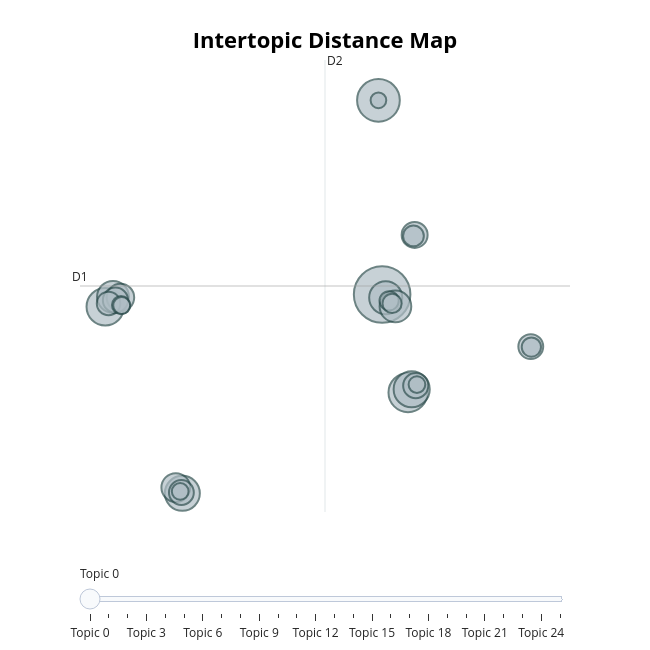

Notebook code for this chart:
### Code cell
# Retrieve summary information of all topics
# (including topic id and document counts)
# 4. save results
df["bertopic_topic"] = topics
df["bertopic_prob"] = [p.max() if p is not None and len(p) > 0 else np.nan for p in probs]

# 5.topic info
topic_info = topic_model.get_topic_info()
# print(topic_info.head(15))
for topic_id in topic_info["Topic"].head(10):
    print(f"\n===== Topic {topic_id} =====")
    print(topic_model.get_topic(topic_id))
    
# 5b. visualize topics
# Each circle represents a topic:
# - circle size: number of documents in the topic (importance)
# - distance between circles: semantic difference between topics
fig_topics = topic_model.visualize_topics()
fig_topics.show()
# The extracted topics show clear semantic structure, for example:
# - Topic 0: Reinforcement Learning
# - Topic 1: Graph Neural Networks
# - Topic 5: Deep Neural Networks
# - Topic 6: Multi-armed Bandits
# - Topic 7: Generative Models (GANs)
# - Topic 8: Federated Learning
#
# These topics align well with major research directions in modern machine learning,
# indicating that BERTopic effectively captures semantic topics.

# Topic -1 represents outliers (documents not assigned to any clear topic).
# Its keywords are usually generic (data, model, method),
# indicating a lack of specific thematic focus.


# Compared to LDA, BERTopic produces more specific and semantically coherent topics,
# as it is based on embeddings rather than word frequency.

### Figure 1 — Plotly figure (JSON) as saved in the notebook; plotly's stock layout.template omitted (floating-point values rounded to 4 significant figures)
{"data": [{"customdata": [[0, "policy | reinforcement | reinforcement learning | rl | learning", 689], [1, "graph | node | graphs | gnns | nodes", 393], [2, "clustering | matrix | kernel | data | algorithm", 328], [3, "patients | data | disease | clinical | patient", 302], [4, "ensemble | svm | class | classification | classifier", 281], [5, "networks | neural | neural networks | deep | network", 264], [6, "regret | bandit | arms | arm | reward", 236], [7, "generative | gan | gans | data | latent", 219], [8, "federated | privacy | federated learning | fl | clients", 216], [9, "nas | search | architecture | neural | hardware", 178], [10, "adversarial | attacks | robustness | adversarial examples | examples", 163], [11, "detection | anomaly | anomaly detection | data | anomalies", 145], [12, "label | labels | multi label | multi | learning", 136], [13, "domain | target | source | adaptation | domain adaptation", 136], [14, "traffic | spatial | temporal | prediction | data", 133], [15, "equations | neural | physics | differential | model", 133], [16, "explanations | model | counterfactual | models | machine learning", 119], [17, "time series | series | time | series classification | classification", 93], [18, "regret | online | algorithm | bounds | algorithms", 80], [19, "energy | forecasting | load | lstm | weather", 80], [20, "stochastic | convergence | optimization | convex | gradient", 79], [21, "meta | meta learning | shot | tasks | learning", 71], [22, "continual | continual learning | forgetting | tasks | learning", 62], [23, "recurrent | rnn | recurrent neural | long | networks", 60], [24, "active | active learning | learning | al | data", 60], [25, "molecular | drug | molecules | chemical | property", 53]], "hovertemplate": "<b>Topic %{customdata[0]}</b><br>%{customdata[1]}<br>Size: %{customdata[2]}", "legendgroup": "", "marker": {"color": "#B0BEC5", "size": [689, 393, 328, 302, 281, 264, 236, 219, 216, 178, 163, 145, 136, 136, 133, 133, 119, 93, 80, 80, 79, 71, 62, 60, 60, 53], "sizemode": "area", "sizeref": 0.4306, "symbol": "circle", "line": {"color": "DarkSlateGrey", "width": 2}}, "mode": "markers", "name": "", "orientation": "v", "showlegend": false, "x": [7.56, 7.303, 9.364, -11.75, 9.622, -6.373, 7.811, -11.21, 8.488, -6.829, -10.69, 9.827, 9.903, -11.04, 17.93, -6.439, -11.52, 9.745, 8.048, 17.97, 8.255, -10.65, -10.6, -6.522, 9.988, 7.303], "xaxis": "x", "y": [5.842, 21.07, -1.848, 4.885, -1.589, -9.746, 5.589, 5.658, 4.909, -9.289, 5.611, 10.51, -1.303, 5.4, 1.758, -9.68, 5.14, 10.43, 5.351, 1.719, 5.142, 5.012, 4.977, -9.596, -1.218, 21.07], "yaxis": "y", "type": "scatter"}], "layout": {"xaxis": {"anchor": "y", "domain": [0.0, 1.0], "title": {"text": ""}, "visible": false, "range": [-13.51, 20.66]}, "yaxis": {"anchor": "x", "domain": [0.0, 1.0], "title": {"text": ""}, "visible": false, "range": [-11.21, 24.22]}, "legend": {"tracegroupgap": 0, "itemsizing": "constant"}, "margin": {"t": 60}, "title": {"font": {"size": 22, "color": "Black"}, "text": "<b>Intertopic Distance Map</b>", "y": 0.95, "x": 0.5, "xanchor": "center", "yanchor": "top"}, "hoverlabel": {"font": {"size": 16, "family": "Rockwell"}, "bgcolor": "white"}, "width": 650, "height": 650, "sliders": [{"active": 0, "pad": {"t": 50}, "steps": [{"args": [{"marker.color": [["red", "#B0BEC5", "#B0BEC5", "#B0BEC5", "#B0BEC5", "#B0BEC5", "#B0BEC5", "#B0BEC5", "#B0BEC5", "#B0BEC5", "#B0BEC5", "#B0BEC5", "#B0BEC5", "#B0BEC5", "#B0BEC5", "#B0BEC5", "#B0BEC5", "#B0BEC5", "#B0BEC5", "#B0BEC5", "#B0BEC5", "#B0BEC5", "#B0BEC5", "#B0BEC5", "#B0BEC5", "#B0BEC5"]]}], "label": "Topic 0", "method": "update"}, {"args": [{"marker.color": [["#B0BEC5", "red", "#B0BEC5", "#B0BEC5", "#B0BEC5", "#B0BEC5", "#B0BEC5", "#B0BEC5", "#B0BEC5", "#B0BEC5", "#B0BEC5", "#B0BEC5", "#B0BEC5", "#B0BEC5", "#B0BEC5", "#B0BEC5", "#B0BEC5", "#B0BEC5", "#B0BEC5", "#B0BEC5", "#B0BEC5", "#B0BEC5", "#B0BEC5", "#B0BEC5", "#B0BEC5", "#B0BEC5"]]}], "label": "Topic 1", "method": "update"}, {"args": [{"marker.color": [["#B0BEC5", "#B0BEC5", "red", "#B0BEC5", "#B0BEC5", "#B0BEC5", "#B0BEC5", "#B0BEC5", "#B0BEC5", "#B0BEC5", "#B0BEC5", "#B0BEC5", "#B0BEC5", "#B0BEC5", "#B0BEC5", "#B0BEC5", "#B0BEC5", "#B0BEC5", "#B0BEC5", "#B0BEC5", "#B0BEC5", "#B0BEC5", "#B0BEC5", "#B0BEC5", "#B0BEC5", "#B0BEC5"]]}], "label": "Topic 2", "method": "update"}, {"args": [{"marker.color": [["#B0BEC5", "#B0BEC5", "#B0BEC5", "red", "#B0BEC5", "#B0BEC5", "#B0BEC5", "#B0BEC5", "#B0BEC5", "#B0BEC5", "#B0BEC5", "#B0BEC5", "#B0BEC5", "#B0BEC5", "#B0BEC5", "#B0BEC5", "#B0BEC5", "#B0BEC5", "#B0BEC5", "#B0BEC5", "#B0BEC5", "#B0BEC5", "#B0BEC5", "#B0BEC5", "#B0BEC5", "#B0BEC5"]]}], "label": "Topic 3", "method": "update"}, {"args": [{"marker.color": [["#B0BEC5", "#B0BEC5", "#B0BEC5", "#B0BEC5", "red", "#B0BEC5", "#B0BEC5", "#B0BEC5", "#B0BEC5", "#B0BEC5", "#B0BEC5", "#B0BEC5", "#B0BEC5", "#B0BEC5", "#B0BEC5", "#B0BEC5", "#B0BEC5", "#B0BEC5", "#B0BEC5", "#B0BEC5", "#B0BEC5", "#B0BEC5", "#B0BEC5", "#B0BEC5", "#B0BEC5", "#B0BEC5"]]}], "label": "Topic 4", "method": "update"}, {"args": [{"marker.color": [["#B0BEC5", "#B0BEC5", "#B0BEC5", "#B0BEC5", "#B0BEC5", "red", "#B0BEC5", "#B0BEC5", "#B0BEC5", "#B0BEC5", "#B0BEC5", "#B0BEC5", "#B0BEC5", "#B0BEC5", "#B0BEC5", "#B0BEC5", "#B0BEC5", "#B0BEC5", "#B0BEC5", "#B0BEC5", "#B0BEC5", "#B0BEC5", "#B0BEC5", "#B0BEC5", "#B0BEC5", "#B0BEC5"]]}], "label": "Topic 5", "method": "update"}, {"args": [{"marker.color": [["#B0BEC5", "#B0BEC5", "#B0BEC5", "#B0BEC5", "#B0BEC5", "#B0BEC5", "red", "#B0BEC5", "#B0BEC5", "#B0BEC5", "#B0BEC5", "#B0BEC5", "#B0BEC5", "#B0BEC5", "#B0BEC5", "#B0BEC5", "#B0BEC5", "#B0BEC5", "#B0BEC5", "#B0BEC5", "#B0BEC5", "#B0BEC5", "#B0BEC5", "#B0BEC5", "#B0BEC5", "#B0BEC5"]]}], "label": "Topic 6", "method": "update"}, {"args": [{"marker.color": [["#B0BEC5", "#B0BEC5", "#B0BEC5", "#B0BEC5", "#B0BEC5", "#B0BEC5", "#B0BEC5", "red", "#B0BEC5", "#B0BEC5", "#B0BEC5", "#B0BEC5", "#B0BEC5", "#B0BEC5", "#B0BEC5", "#B0BEC5", "#B0BEC5", "#B0BEC5", "#B0BEC5", "#B0BEC5", "#B0BEC5", "#B0BEC5", "#B0BEC5", "#B0BEC5", "#B0BEC5", "#B0BEC5"]]}], "label": "Topic 7", "method": "update"}, {"args": [{"marker.color": [["#B0BEC5", "#B0BEC5", "#B0BEC5", "#B0BEC5", "#B0BEC5", "#B0BEC5", "#B0BEC5", "#B0BEC5", "red", "#B0BEC5", "#B0BEC5", "#B0BEC5", "#B0BEC5", "#B0BEC5", "#B0BEC5", "#B0BEC5", "#B0BEC5", "#B0BEC5", "#B0BEC5", "#B0BEC5", "#B0BEC5", "#B0BEC5", "#B0BEC5", "#B0BEC5", "#B0BEC5", "#B0BEC5"]]}], "label": "Topic 8", "method": "update"}, {"args": [{"marker.color": [["#B0BEC5", "#B0BEC5", "#B0BEC5", "#B0BEC5", "#B0BEC5", "#B0BEC5", "#B0BEC5", "#B0BEC5", "#B0BEC5", "red", "#B0BEC5", "#B0BEC5", "#B0BEC5", "#B0BEC5", "#B0BEC5", "#B0BEC5", "#B0BEC5", "#B0BEC5", "#B0BEC5", "#B0BEC5", "#B0BEC5", "#B0BEC5", "#B0BEC5", "#B0BEC5", "#B0BEC5", "#B0BEC5"]]}], "label": "Topic 9", "method": "update"}, {"args": [{"marker.color": [["#B0BEC5", "#B0BEC5", "#B0BEC5", "#B0BEC5", "#B0BEC5", "#B0BEC5", "#B0BEC5", "#B0BEC5", "#B0BEC5", "#B0BEC5", "red", "#B0BEC5", "#B0BEC5", "#B0BEC5", "#B0BEC5", "#B0BEC5", "#B0BEC5", "#B0BEC5", "#B0BEC5", "#B0BEC5", "#B0BEC5", "#B0BEC5", "#B0BEC5", "#B0BEC5", "#B0BEC5", "#B0BEC5"]]}], "label": "Topic 10", "method": "update"}, {"args": [{"marker.color": [["#B0BEC5", "#B0BEC5", "#B0BEC5", "#B0BEC5", "#B0BEC5", "#B0BEC5", "#B0BEC5", "#B0BEC5", "#B0BEC5", "#B0BEC5", "#B0BEC5", "red", "#B0BEC5", "#B0BEC5", "#B0BEC5", "#B0BEC5", "#B0BEC5", "#B0BEC5", "#B0BEC5", "#B0BEC5", "#B0BEC5", "#B0BEC5", "#B0BEC5", "#B0BEC5", "#B0BEC5", "#B0BEC5"]]}], "label": "Topic 11", "method": "update"}, {"args": [{"marker.color": [["#B0BEC5", "#B0BEC5", "#B0BEC5", "#B0BEC5", "#B0BEC5", "#B0BEC5", "#B0BEC5", "#B0BEC5", "#B0BEC5", "#B0BEC5", "#B0BEC5", "#B0BEC5", "red", "#B0BEC5", "#B0BEC5", "#B0BEC5", "#B0BEC5", "#B0BEC5", "#B0BEC5", "#B0BEC5", "#B0BEC5", "#B0BEC5", "#B0BEC5", "#B0BEC5", "#B0BEC5", "#B0BEC5"]]}], "label": "Topic 12", "method": "update"}, {"args": [{"marker.color": [["#B0BEC5", "#B0BEC5", "#B0BEC5", "#B0BEC5", "#B0BEC5", "#B0BEC5", "#B0BEC5", "#B0BEC5", "#B0BEC5", "#B0BEC5", "#B0BEC5", "#B0BEC5", "#B0BEC5", "red", "#B0BEC5", "#B0BEC5", "#B0BEC5", "#B0BEC5", "#B0BEC5", "#B0BEC5", "#B0BEC5", "#B0BEC5", "#B0BEC5", "#B0BEC5", "#B0BEC5", "#B0BEC5"]]}], "label": "Topic 13", "method": "update"}, {"args": [{"marker.color": [["#B0BEC5", "#B0BEC5", "#B0BEC5", "#B0BEC5", "#B0BEC5", "#B0BEC5", "#B0BEC5", "#B0BEC5", "#B0BEC5", "#B0BEC5", "#B0BEC5", "#B0BEC5", "#B0BEC5", "#B0BEC5", "red", "#B0BEC5", "#B0BEC5", "#B0BEC5", "#B0BEC5", "#B0BEC5", "#B0BEC5", "#B0BEC5", "#B0BEC5", "#B0BEC5", "#B0BEC5", "#B0BEC5"]]}], "label": "Topic 14", "method": "update"}, {"args": [{"marker.color": [["#B0BEC5", "#B0BEC5", "#B0BEC5", "#B0BEC5", "#B0BEC5", "#B0BEC5", "#B0BEC5", "#B0BEC5", "#B0BEC5", "#B0BEC5", "#B0BEC5", "#B0BEC5", "#B0BEC5", "#B0BEC5", "#B0BEC5", "red", "#B0BEC5", "#B0BEC5", "#B0BEC5", "#B0BEC5", "#B0BEC5", "#B0BEC5", "#B0BEC5", "#B0BEC5", "#B0BEC5", "#B0BEC5"]]}], "label": "Topic 15", "method": "update"}, {"args": [{"marker.color": [["#B0BEC5", "#B0BEC5", "#B0BEC5", "#B0BEC5", "#B0BEC5", "#B0BEC5", "#B0BEC5", "#B0BEC5", "#B0BEC5", "#B0BEC5", "#B0BEC5", "#B0BEC5", "#B0BEC5", "#B0BEC5", "#B0BEC5", "#B0BEC5", "red", "#B0BEC5", "#B0BEC5", "#B0BEC5", "#B0BEC5", "#B0BEC5", "#B0BEC5", "#B0BEC5", "#B0BEC5", "#B0BEC5"]]}], "label": "Topic 16", "method": "update"}, {"args": [{"marker.color": [["#B0BEC5", "#B0BEC5", "#B0BEC5", "#B0BEC5", "#B0BEC5", "#B0BEC5", "#B0BEC5", "#B0BEC5", "#B0BEC5", "#B0BEC5", "#B0BEC5", "#B0BEC5", "#B0BEC5", "#B0BEC5", "#B0BEC5", "#B0BEC5", "#B0BEC5", "red", "#B0BEC5", "#B0BEC5", "#B0BEC5", "#B0BEC5", "#B0BEC5", "#B0BEC5", "#B0BEC5", "#B0BEC5"]]}], "label": "Topic 17", "method": "update"}, {"args": [{"marker.color": [["#B0BEC5", "#B0BEC5", "#B0BEC5", "#B0BEC5", "#B0BEC5", "#B0BEC5", "#B0BEC5", "#B0BEC5", "#B0BEC5", "#B0BEC5", "#B0BEC5", "#B0BEC5", "#B0BEC5", "#B0BEC5", "#B0BEC5", "#B0BEC5", "#B0BEC5", "#B0BEC5", "red", "#B0BEC5", "#B0BEC5", "#B0BEC5", "#B0BEC5", "#B0BEC5", "#B0BEC5", "#B0BEC5"]]}], "label": "Topic 18", "method": "update"}, {"args": [{"marker.color": [["#B0BEC5", "#B0BEC5", "#B0BEC5", "#B0BEC5", "#B0BEC5", "#B0BEC5", "#B0BEC5", "#B0BEC5", "#B0BEC5", "#B0BEC5", "#B0BEC5", "#B0BEC5", "#B0BEC5", "#B0BEC5", "#B0BEC5", "#B0BEC5", "#B0BEC5", "#B0BEC5", "#B0BEC5", "red", "#B0BEC5", "#B0BEC5", "#B0BEC5", "#B0BEC5", "#B0BEC5", "#B0BEC5"]]}], "label": "Topic 19", "method": "update"}, {"args": [{"marker.color": [["#B0BEC5", "#B0BEC5", "#B0BEC5", "#B0BEC5", "#B0BEC5", "#B0BEC5", "#B0BEC5", "#B0BEC5", "#B0BEC5", "#B0BEC5", "#B0BEC5", "#B0BEC5", "#B0BEC5", "#B0BEC5", "#B0BEC5", "#B0BEC5", "#B0BEC5", "#B0BEC5", "#B0BEC5", "#B0BEC5", "red", "#B0BEC5", "#B0BEC5", "#B0BEC5", "#B0BEC5", "#B0BEC5"]]}], "label": "Topic 20", "method": "update"}, {"args": [{"marker.color": [["#B0BEC5", "#B0BEC5", "#B0BEC5", "#B0BEC5", "#B0BEC5", "#B0BEC5", "#B0BEC5", "#B0BEC5", "#B0BEC5", "#B0BEC5", "#B0BEC5", "#B0BEC5", "#B0BEC5", "#B0BEC5", "#B0BEC5", "#B0BEC5", "#B0BEC5", "#B0BEC5", "#B0BEC5", "#B0BEC5", "#B0BEC5", "red", "#B0BEC5", "#B0BEC5", "#B0BEC5", "#B0BEC5"]]}], "label": "Topic 21", "method": "update"}, {"args": [{"marker.color": [["#B0BEC5", "#B0BEC5", "#B0BEC5", "#B0BEC5", "#B0BEC5", "#B0BEC5", "#B0BEC5", "#B0BEC5", "#B0BEC5", "#B0BEC5", "#B0BEC5", "#B0BEC5", "#B0BEC5", "#B0BEC5", "#B0BEC5", "#B0BEC5", "#B0BEC5", "#B0BEC5", "#B0BEC5", "#B0BEC5", "#B0BEC5", "#B0BEC5", "red", "#B0BEC5", "#B0BEC5", "#B0BEC5"]]}], "label": "Topic 22", "method": "update"}, {"args": [{"marker.color": [["#B0BEC5", "#B0BEC5", "#B0BEC5", "#B0BEC5", "#B0BEC5", "#B0BEC5", "#B0BEC5", "#B0BEC5", "#B0BEC5", "#B0BEC5", "#B0BEC5", "#B0BEC5", "#B0BEC5", "#B0BEC5", "#B0BEC5", "#B0BEC5", "#B0BEC5", "#B0BEC5", "#B0BEC5", "#B0BEC5", "#B0BEC5", "#B0BEC5", "#B0BEC5", "red", "#B0BEC5", "#B0BEC5"]]}], "label": "Topic 23", "method": "update"}, {"args": [{"marker.color": [["#B0BEC5", "#B0BEC5", "#B0BEC5", "#B0BEC5", "#B0BEC5", "#B0BEC5", "#B0BEC5", "#B0BEC5", "#B0BEC5", "#B0BEC5", "#B0BEC5", "#B0BEC5", "#B0BEC5", "#B0BEC5", "#B0BEC5", "#B0BEC5", "#B0BEC5", "#B0BEC5", "#B0BEC5", "#B0BEC5", "#B0BEC5", "#B0BEC5", "#B0BEC5", "#B0BEC5", "red", "#B0BEC5"]]}], "label": "Topic 24", "method": "update"}, {"args": [{"marker.color": [["#B0BEC5", "#B0BEC5", "#B0BEC5", "#B0BEC5", "#B0BEC5", "#B0BEC5", "#B0BEC5", "#B0BEC5", "#B0BEC5", "#B0BEC5", "#B0BEC5", "#B0BEC5", "#B0BEC5", "#B0BEC5", "#B0BEC5", "#B0BEC5", "#B0BEC5", "#B0BEC5", "#B0BEC5", "#B0BEC5", "#B0BEC5", "#B0BEC5", "#B0BEC5", "#B0BEC5", "#B0BEC5", "red"]]}], "label": "Topic 25", "method": "update"}]}], "shapes": [{"line": {"color": "#CFD8DC", "width": 2}, "type": "line", "x0": 3.576, "x1": 3.576, "y0": -11.21, "y1": 24.22}, {"line": {"color": "#9E9E9E", "width": 2}, "type": "line", "x0": -13.51, "x1": 20.66, "y0": 6.509, "y1": 6.509}], "annotations": [{"showarrow": false, "text": "D1", "x": -13.51, "y": 6.509, "yshift": 10}, {"showarrow": false, "text": "D2", "x": 3.576, "xshift": 10, "y": 24.22}]}}
